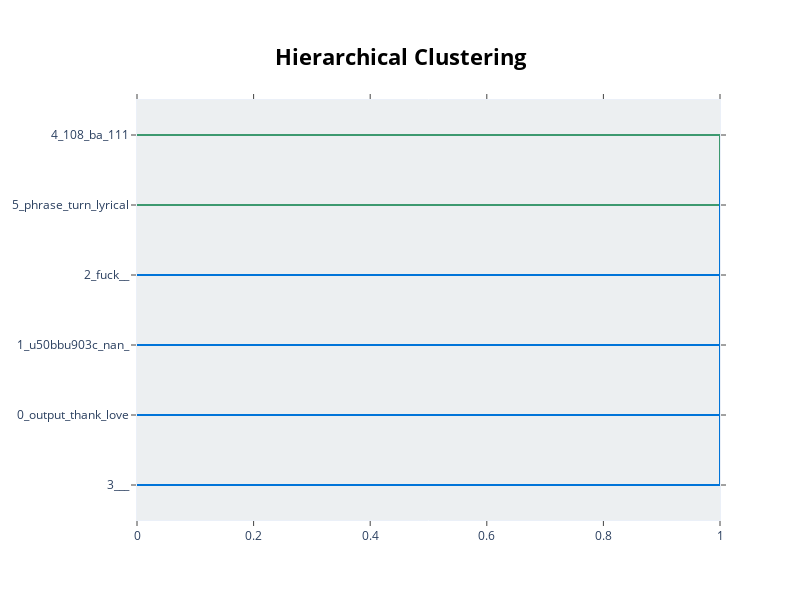

The code cell stored with this chart in its notebook:
### Code cell
# 2. Topic hierarchy
print("\n2. Topic Hierarchy")
fig_hierarchy = topic_model.visualize_hierarchy()
# Resize the figure
fig_hierarchy.update_layout(
    width=800,
    height=600,
)
figures_dict["english_topic_hierarchy"] = fig_hierarchy
fig_hierarchy

### Figure 1 — Plotly figure (JSON) as saved in the notebook; plotly's stock layout.template omitted (floating-point values rounded to 4 significant figures)
{"data": [{"hoverinfo": "text", "marker": {"color": "rgb(61,153,112)"}, "mode": "lines", "type": "scatter", "x": [0.0, 1.0, 1.0, 0.0], "xaxis": "x", "y": [-5.0, -5.0, -15.0, -15.0], "yaxis": "y"}, {"hoverinfo": "text", "marker": {"color": "rgb(0,116,217)"}, "mode": "lines", "type": "scatter", "x": [0.0, 1.0, 1.0, 0.0], "xaxis": "x", "y": [-35.0, -35.0, -45.0, -45.0], "yaxis": "y"}, {"hoverinfo": "text", "marker": {"color": "rgb(0,116,217)"}, "mode": "lines", "type": "scatter", "x": [0.0, 1.0, 1.0, 1.0], "xaxis": "x", "y": [-25.0, -25.0, -40.0, -40.0], "yaxis": "y"}, {"hoverinfo": "text", "marker": {"color": "rgb(0,116,217)"}, "mode": "lines", "type": "scatter", "x": [1.0, 1.0, 1.0, 0.0], "xaxis": "x", "y": [-32.5, -32.5, -55.0, -55.0], "yaxis": "y"}, {"hoverinfo": "text", "marker": {"color": "rgb(0,116,217)"}, "mode": "lines", "type": "scatter", "x": [1.0, 1.0, 1.0, 1.0], "xaxis": "x", "y": [-10.0, -10.0, -43.75, -43.75], "yaxis": "y"}], "layout": {"autosize": false, "height": 600, "hoverlabel": {"bgcolor": "white", "font": {"family": "Rockwell", "size": 16}}, "hovermode": "closest", "plot_bgcolor": "#ECEFF1", "showlegend": false, "title": {"font": {"color": "Black", "size": 22}, "text": "<b>Hierarchical Clustering</b>", "x": 0.5, "xanchor": "center", "yanchor": "top"}, "width": 800, "xaxis": {"mirror": "allticks", "rangemode": "tozero", "showgrid": false, "showline": true, "showticklabels": true, "ticks": "outside", "type": "linear", "zeroline": false}, "yaxis": {"mirror": "allticks", "range": [-60, 0], "rangemode": "tozero", "showgrid": false, "showline": true, "showticklabels": true, "tickmode": "array", "ticks": "outside", "ticktext": ["4_108_ba_111", "5_phrase_turn_lyrical", "2_fuck__", "1_u50bbu903c_nan_", "0_output_thank_love", "3___"], "tickvals": [-5, -15, -25, -35, -45, -55], "type": "linear", "zeroline": false}}}
